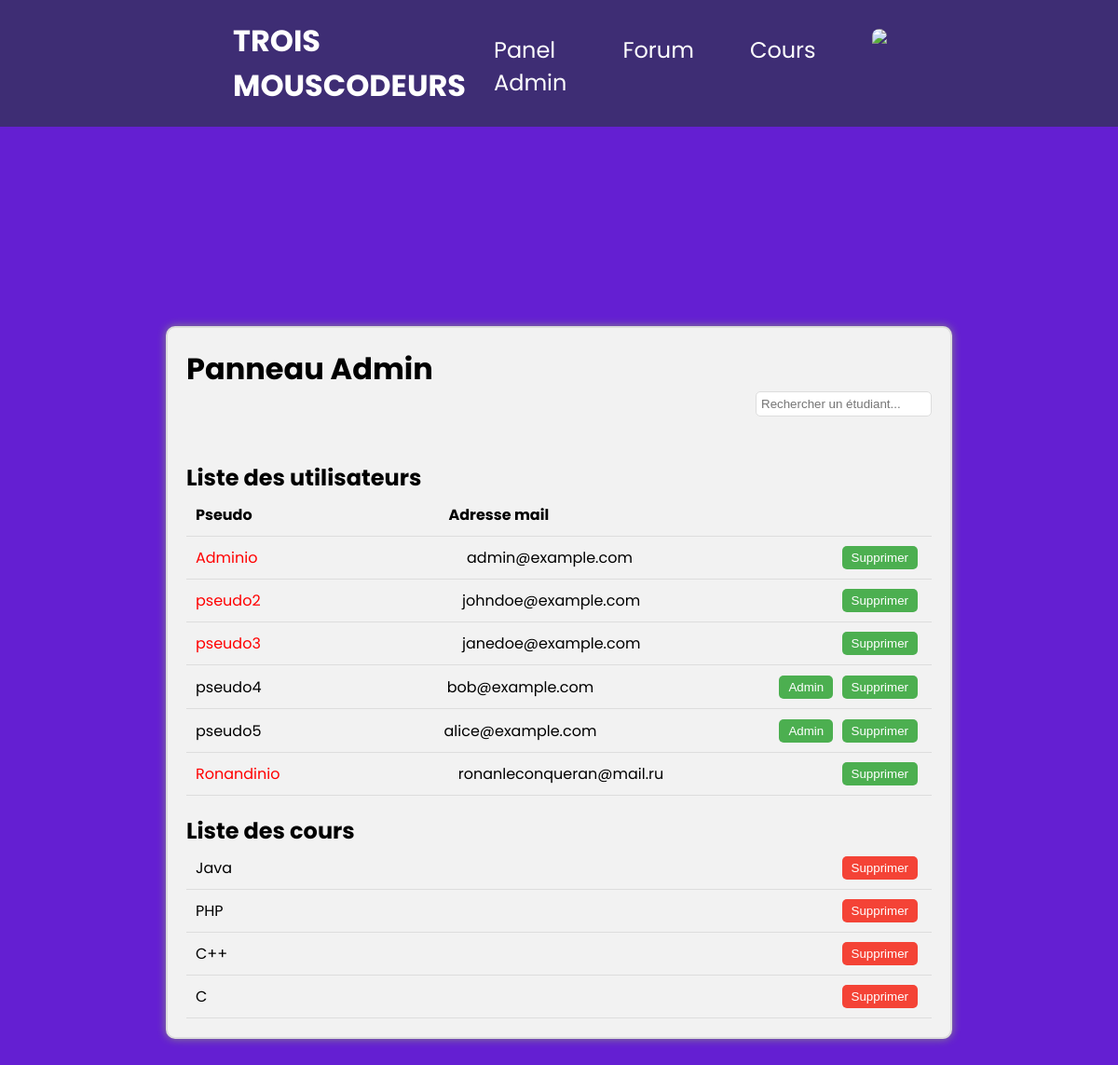
The page /?p=panAdmin (signed in) on the database its author committed.
### tables this page shows
CREATE TABLE `t_user` (
  `id_user` int(11) NOT NULL,
  `mail` varchar(200) NOT NULL,
  `id_role` int(11) NOT NULL,
  `mdp` varchar(200) NOT NULL,
  `pseudo` varchar(50) NOT NULL,
  `anniv` varchar(12) NOT NULL,
  `age` int(3) NOT NULL,
  `bio` text NOT NULL
);

CREATE TABLE `t_groupe_cours` (
  `id_groupe` int(11) NOT NULL,
  `nom_groupe` varchar(200) NOT NULL
);

### Controller/ControllerNavigation.php (called while the page is built, shortened)
<?php
include("Vue/entete.php");
include("Vue/navigation.php");
?>

### Controller/ControllerAdmin.php (called while the page is built, shortened)
<?php
$utilisateurs = $_pdo->getUtilisateurs();
$cours = $_pdo->getGroupes();
include("Vue/tableauDeBordAdmin.php");
?>

### Model/Model.php (called while the page is built, shortened)
<?php
class Model
{
	private static $serveur="mysql:host=localhost";
	private static $bdd="dbname=daw";
	private static $user="root";
	private static $mdp="";
	private static $pdo;
	private static $PDOBD=null;
	private function __construct()
	{
		Model::$pdo = new PDO(Model::$serveur.';'.Model::$bdd.';charset=utf8', Model::$user, Model::$mdp);
		Model::$pdo->setAttribute(PDO::ATTR_ERRMODE, PDO::ERRMODE_WARNING);
	}
	public  static function getBDD()
	{
		if(Model::$PDOBD==null)	{Model::$PDOBD= new Model();}
		return Model::$PDOBD;
	}
	function getUtilisateurs()
	{
		$cours = Model::$pdo->prepare("SELECT * FROM t_user");
		$cours->execute();
		return $cours->fetchAll();
	}
	function getGroupes()
	{
		$stmt = Model::$pdo->prepare("SELECT * FROM t_groupe_cours");
		$stmt->execute();
		return $stmt->fetchAll();
	}
}
?>

### Vue/tableauDeBordAdmin.php (the view, shortened to what this page needs)
<div class="panneau-admin">
  <h1>Panneau Admin</h1>
  <input type="text" id="search" placeholder="Rechercher un étudiant...">
  <br/>
  <br/>
  <br/>
  <h2>Liste des utilisateurs</h2>
  <ul class="liste">
    <li class="element_liste">
      <span><strong>Pseudo</strong></span>
      <span><strong>Adresse mail</strong></span>
      <div class="titre_liste"> </div>
    </li>
    <?php
    foreach($utilisateurs as $utilisateur)
    {
        echo'
            <form method="POST">
            <li class="element_liste">
                <input type="hidden" name="p" value="panAdmin"/>
                <input type="hidden" name="id" value="'.$utilisateur['id_user'].'"/>
            <span ';
        if($utilisateur['id_role']==1)
            echo 'class="admin"';
        echo '
                >'.$utilisateur['pseudo'].'</span>
                <span>'.$utilisateur['mail'].'</span>
                <div class="admin-buttons" method="POST">
        ';
        if($utilisateur['id_role']!=1)
            echo '  <button name="admin" value="passeAdmin">Admin</button>';
        echo '
                    <button name="admin" value="suppEtu">Supprimer</button>
                </div>
            </li>
            </form>
        ';
    }
    ?>
  </ul>
  <div class="cours">
  <h2>Liste des cours</h2>
    <ul class="liste">
    <?php
    foreach($cours as $cour)
    {
        echo'
        <form method="post">
        <li class="element_liste">
            <input type="hidden" name="id" value="'.$cour['id_groupe'].'"/>
            <span>'.$cour['nom_groupe'].'</span>
            <div class="cours-buttons">
            <button name="admin" value="suppCours">Supprimer</button>
            </div>
        </li>
        </form>
        ';
    }
    ?>
    </ul>
  </div>
</div>

### Vue/entete.php (shortened to what this page needs)
<!DOCTYPE html>
<html lang="fr">
<head>
    <link href="Vue/style.css" rel="stylesheet">
    <link rel="stylesheet" href="Vue/style.css?v=<?php echo time(); ?>">
</head>
<body class="main">

### Vue/navigation.php (shortened to what this page needs)
<nav class="navbar">
        <a href="?p=accueil" class="logo">TROIS MOUSCODEURS</a>
        <div class="nav-links">
            <ul>
                <?php
                if(isset($_SESSION['user']) && $_SESSION['admin']=='oui')
                    echo '<li class="li_nav"><a href="?p=panAdmin" >Panel Admin</a></li>';
                    echo '<li class="li_nav"><a href="?p=forum" >Forum</a></li>';
                if(!isset($_SESSION['user']))
                    echo '<li class="li_nav"><a href="#forma" >Nos formations</a></li>';
                else
                    echo '<li class="li_nav"><a href="?p=indCours" >Cours</a></li>';
                if(!isset($_SESSION['user']))
                    echo '<button class="btn_login">Connexion</button>';
                else
                    echo '<img src="https://media.idownloadblog.com/wp-content/uploads/2017/03/Twitter-new-2017-avatar-001.png" class="user-pic">';
                ?>
            </ul>
        </div>
    </nav>

### index.php (shortened to what this page needs)
<?php
include("Model/Model.php");
$_pdo = Model::getBDD();
if(!isset($_REQUEST['p']))
    $choixTraitement = "accueil";
else
    $choixTraitement = $_REQUEST['p'];
include("Controller/ControllerNavigation.php");
switch($choixTraitement)
{
    case 'panAdmin': {include("Controller/ControllerAdmin.php");break;}
}
include("Vue/foot.php");
?>

### Vue/style.css (style rules this page uses)
* { margin:0; padding:0; text-decoration:none; list-style: none; }
:root { --primary-color: #641fd2; --nav-bar:#3e2d74; --button-hover:#4c1ee3; --lecon:#351a56b7; --reponse:#260c4f; --cours:#5e3a89b7; --cour-hover:#7c65c9; --colortext:#2F1094; }
body { font-family: 'Poppins'; background-color: var(--primary-color); margin-bottom: 60px; }
.navbar { position : absolute; padding: 20px 250px; display:flex; justify-content: space-between; background-color:var(--nav-bar); position: fixed; align-items: center; width: 100%; box-sizing: border-box; top: 0; left: 0; z-index: 10; }
.navbar a { color: White; transition: all 0.3s ease-in-out; }
.logo { font-size: 2em; font-weight: bold; }
.navbar .nav-links ul { display: flex; }
.li_nav { margin: 5px 30px 0px 30px; font-size: 1.5em; color: White; transition: all 0.3s ease-in-out; }
.user-pic { height: auto; max-width:40px; border-radius: 50px; cursor: pointer; margin-left: 30px; }
.panneau-admin { background-color: #f2f2f2; border: 2px solid #ddd; border-radius: 10px; box-shadow: 0px 0px 10px #888; width: 800px; margin: auto; padding: 20px; }
.liste { list-style-type: none; margin: 0; padding: 0; }
.element_liste { display: flex; align-items: center; justify-content: space-between; border-bottom: 1px solid #ddd; padding: 10px; }
.admin { color: red; }
#search { border: 1px solid #ddd; border-radius: 5px; padding: 5px; margin-bottom: 10px; float: right; }
.admin-buttons button { background-color: #4CAF50; color: white; border: none; border-radius: 5px; padding: 5px 10px; margin-right: 5px; cursor: pointer; }
.titre_liste { border-radius: 5px; padding: 5px 10px; margin-right: 170px; }

### Vue/tableauDeBordAdmin.php (style rules this page uses)
.panneau-admin { background-color: #f2f2f2; border: 2px solid #ddd; border-radius: 10px; box-shadow: 0px 0px 10px #888; width: 800px; margin: auto; padding: 20px; margin-top: 200px; }
.liste { list-style-type: none; margin: 0; padding: 0; }
.element_liste { display: flex; align-items: center; justify-content: space-between; border-bottom: 1px solid #ddd; padding: 10px; }
.admin { color: red; }
#search { border: 1px solid #ddd; border-radius: 5px; padding: 5px; margin-bottom: 10px; float: right; }
.admin-buttons button { background-color: #4CAF50; color: white; border: none; border-radius: 5px; padding: 5px 10px; margin-right: 5px; cursor: pointer; }
.titre_liste { border-radius: 5px; padding: 5px 10px; margin-right: 170px; }
.cours { margin-top: 20px; }
.cours ul { list-style-type: none; margin: 0; padding: 0; }
.cours li { display: flex; align-items: center; justify-content: space-between; border-bottom: 1px solid #ddd; padding: 10px; }
.cours-buttons button { background-color: #f44336; color: white; border: none; border-radius: 5px; padding: 5px 10px; margin-right: 5px; cursor: pointer; }

### rows shown on the page
t_user: pseudo "Adminio", mail "admin@example.com"
t_user: pseudo "pseudo2", mail "johndoe@example.com"
t_user: pseudo "pseudo3", mail "janedoe@example.com"
t_user: pseudo "pseudo4", mail "bob@example.com", shows "Admin"
t_user: pseudo "pseudo5", mail "alice@example.com", shows "Admin"
t_user: pseudo "Ronandinio", mail "ronanleconqueran@mail.ru"
t_groupe_cours: nom_groupe "Java"
t_groupe_cours: nom_groupe "PHP"
t_groupe_cours: nom_groupe "C++"
t_groupe_cours: nom_groupe "C"
